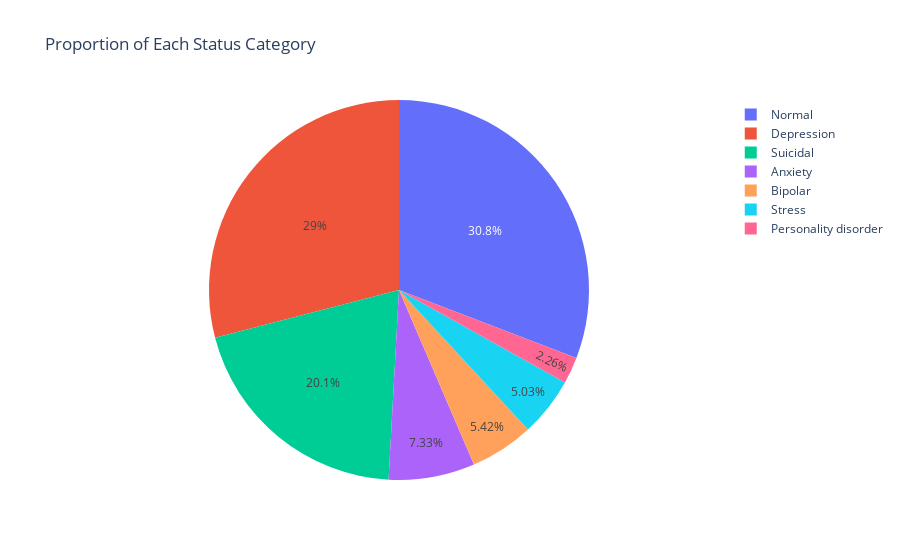

Notebook source saved alongside this figure:
### Code cell
# Summarize good data

# Class 'Status' Distribution
fig = px.pie(df, names='status', title='Proportion of Each Status Category')
fig.show()

# Word Cloud
all_text = ' '.join(df['cleaned_statement'])
wordcloud = WordCloud(width=800, height=400, background_color='white', random_state=42).generate(all_text)
plt.figure(figsize=(10, 6))
plt.imshow(wordcloud, interpolation='bilinear')
plt.axis('off')
plt.title('Word Cloud of Cleaned Statements')
plt.show()

### Figure 1 — Plotly figure (JSON) as saved in the notebook; plotly's stock layout.template omitted (floating-point values rounded to 4 significant figures; data arrays with more than 128 entries replaced by an {"elided": "..."} marker saying what was removed)
{"data": [{"domain": {"x": [0, 1], "y": [0, 1]}, "hovertemplate": "status=%{label}<extra></extra>", "labels": {"elided": "106086 str values"}, "legendgroup": "", "name": "", "showlegend": true, "type": "pie"}], "layout": {"legend": {"tracegroupgap": 0}, "title": {"text": "Proportion of Each Status Category"}}}
